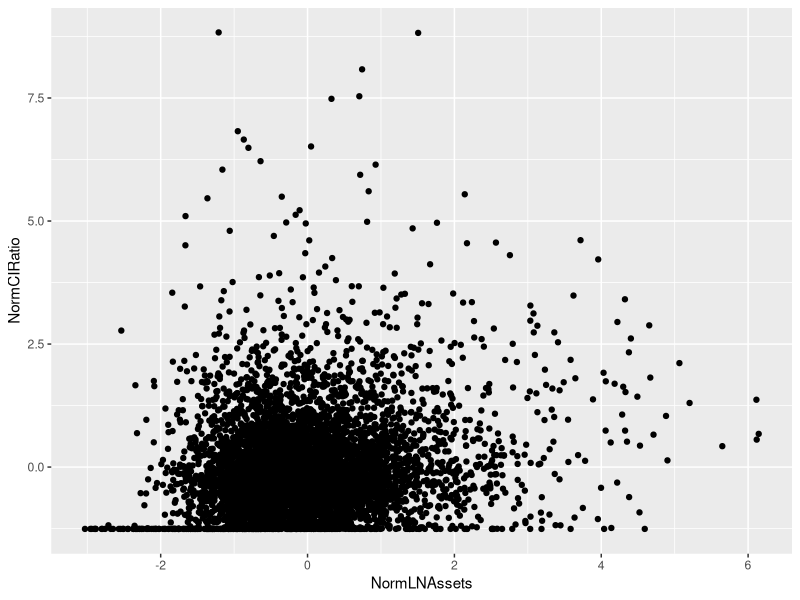
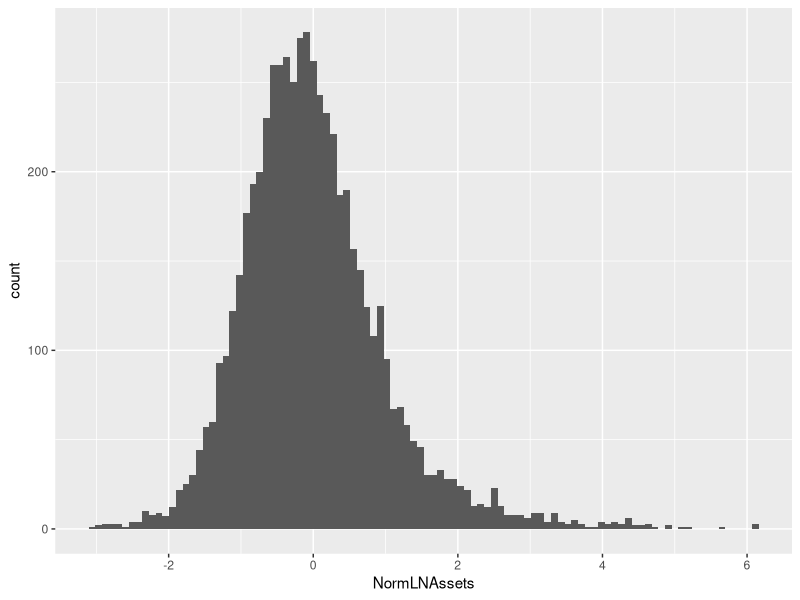
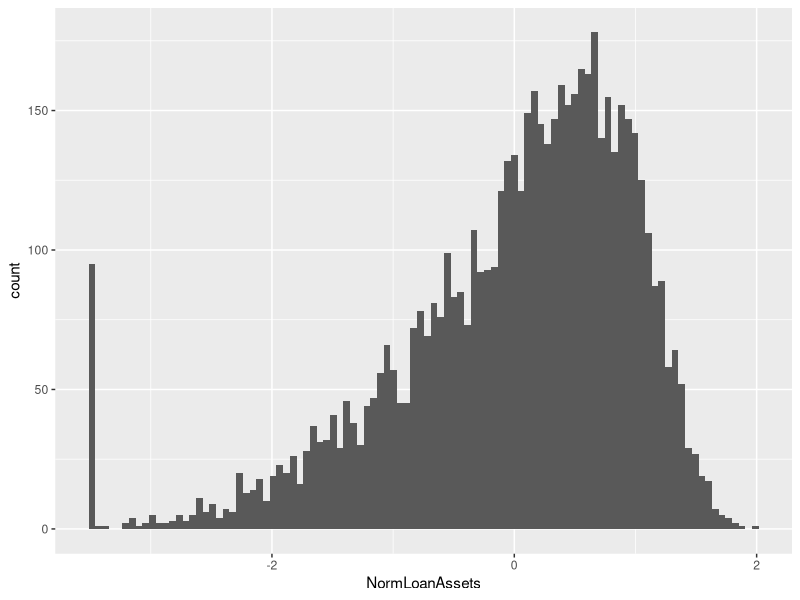
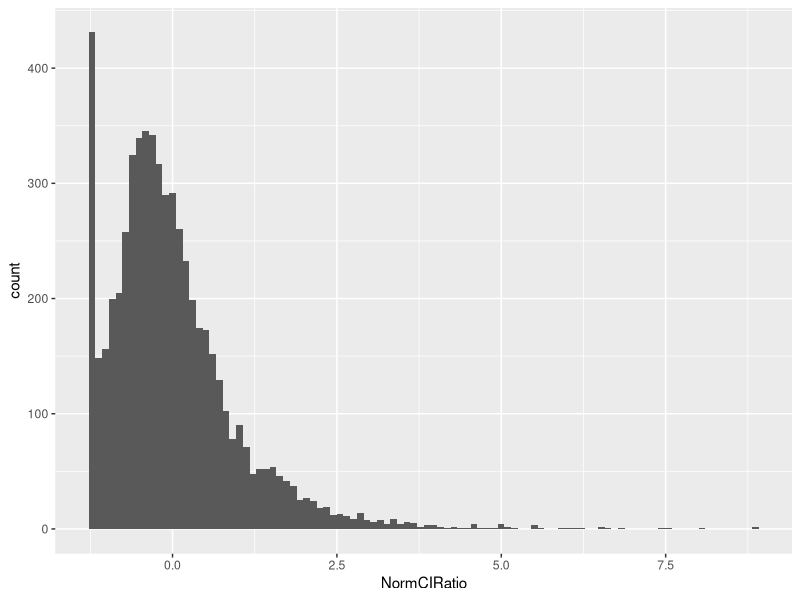
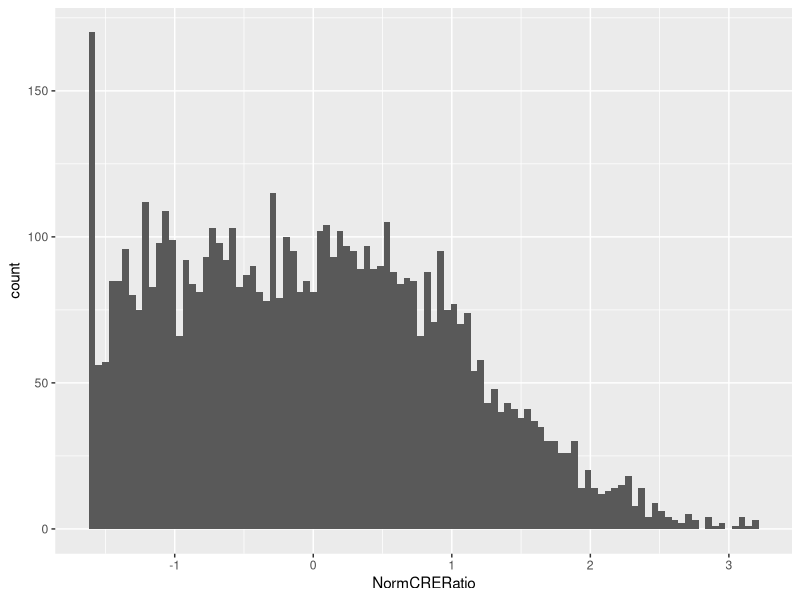
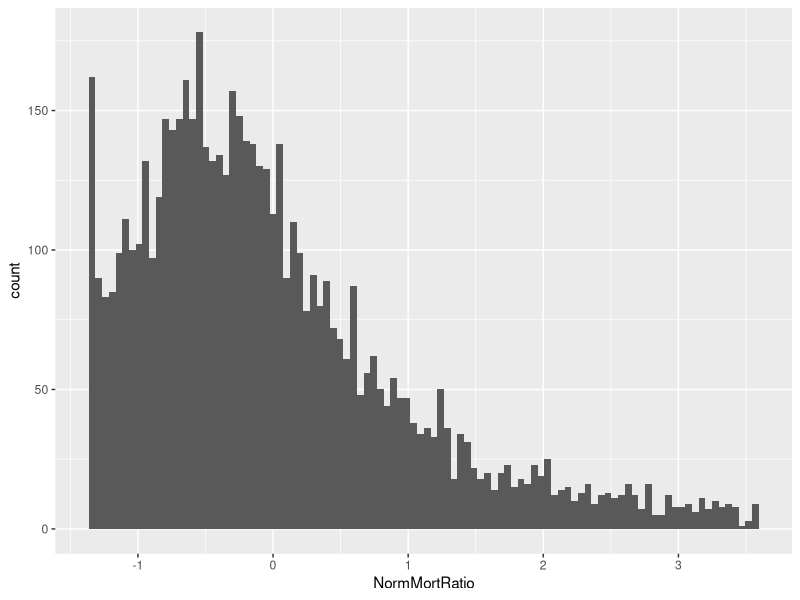
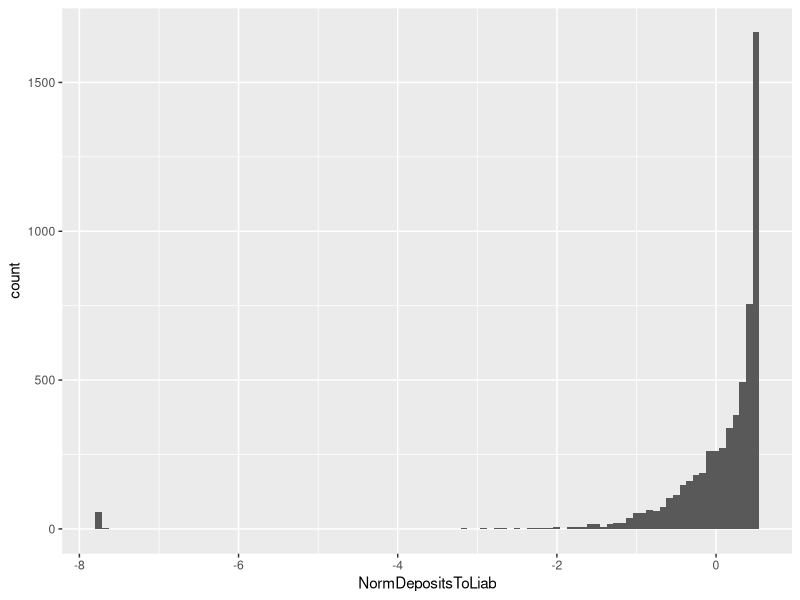
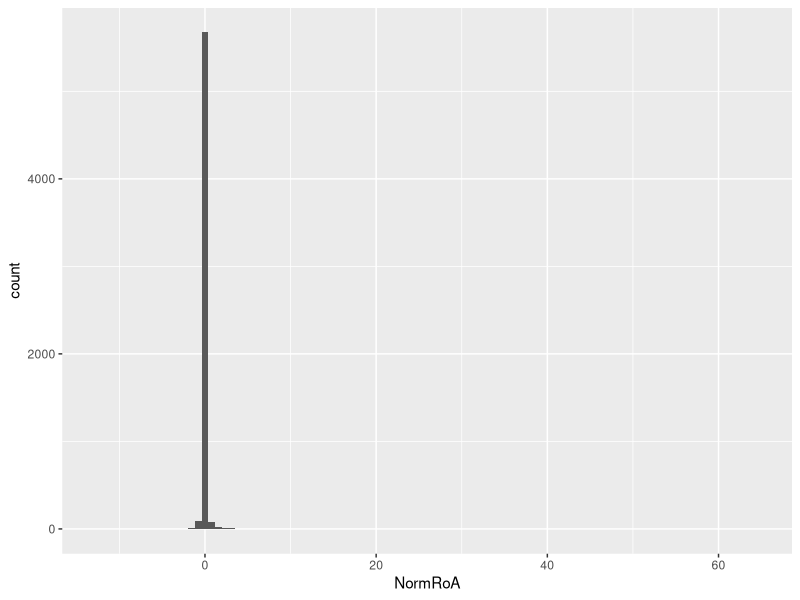

Here is the R script that generated these plots, in order: (Note: this script raises an error after producing the figures.)
## ---- chunk 1

# echo=FALSE, warning=FALSE, include=FALSE - These flags define how code and 
# output go into the generated report.

# set the directory for the project
# setwd("your folder here")
  
# read in the files from the bulk download
FFIEC1 <- read.delim("FFIEC CDR Call Subset of Schedules 2017(1 of 2).txt")
FFIEC2 <- read.delim("FFIEC CDR Call Subset of Schedules 2017(2 of 2).txt")

# to get more details on the loan portfolios of the banks, let's grab RC-C Part I
# from the "Call Reports -- Single Period" selector on the FFIEC website.
FFIEC3 <- read.delim("FFIEC CDR Call Schedule RCCI 03312017.txt")

# strip out the first row that contains descriptions of the line items
FFIEC1a <- FFIEC1[-c(1), ]
FFIEC2a <- FFIEC2[-c(1), ]
FFIEC3a <- FFIEC3[-c(1), ]

# merge the files into a single data set
FFIECBulk1 <- merge(FFIEC1a, FFIEC2a)
FFIECBulk2 <- merge(FFIECBulk1, FFIEC3a)

# Reduce the list to a more interesting data set
BankData <- FFIECBulk2[ , c("IDRSSD","Financial.Institution.Name",
                            "Financial.Institution.State","RCFD2170","RCON2170",
                            "RCON2122","RCON1766","RCON5367","RCON2200","RCON2948",
                            "RIAD4340","RCON1460","RCONF158","RCONF159","RCONF160",
                            "RCONF161","RIAD4135","RIAD4150","RIAD4079")]

# Better names for the columns
names(BankData) <- c("IDRSSD","Financial.Institution.Name",
                     "Financial.Institution.State","RCFD.Total.Assets",
                     "Total.Assets","Total.Loans","CI.Loans","Mortgages",
                     "Total.Deposits","Total.Liabilities","Net.Income",
                     "Multifamily","Res.Construction","Other.Construction",
                     "Owner.Occ.CRE","NonOwner.CRE","Salary.Benefit.Expense",
                     "Number.Employees","Total.NonInterest.Income")

# List of variables that need to be coverted to numeric type:
VariableList = c("RCFD.Total.Assets","Total.Assets","Total.Loans","CI.Loans",
                 "Mortgages","Total.Deposits","Total.Liabilities","Net.Income",
                 "Multifamily","Res.Construction", "Other.Construction",
                 "Owner.Occ.CRE", "NonOwner.CRE","Salary.Benefit.Expense",
                 "Number.Employees","Total.NonInterest.Income")

# Convert data to numeric
BankData[,VariableList] <- lapply(BankData[,VariableList], 
                                  function(x) as.numeric(as.character(x)))

# Define a "CRE" Portfolio Total:
BankData[,"CRE"] = BankData[,"Multifamily"] + BankData[,"Res.Construction"] + 
  BankData[,"Other.Construction"] + BankData[,"Owner.Occ.CRE"] + 
  BankData[,"NonOwner.CRE"]
 

## ---- chunk 2
 
# Add some interesting Calculations
# Log of Total Assets
BankData[,"LNAssets"] = log(BankData[,"Total.Assets"])
# Normalized version of Total Assets
BankData[,"NormLNAssets"] = (BankData[,"LNAssets"] - mean(BankData[,"LNAssets"]))/
  sd(BankData[,"LNAssets"])
# Total Loans / Total Assets
LoansToAssets = BankData[,"Total.Loans"]/BankData[,"Total.Assets"]
BankData[,"NormLoanAssets"] = (LoansToAssets - mean(LoansToAssets))/
  sd(LoansToAssets)
# Setting Total.Loans = 0 to Total.Loans = 1 to use it in the denominator
LoanMin <- 1
BankData[BankData[,"Total.Loans"] < LoanMin, "Total.Loans"] = LoanMin
# CI Loans / Total Loans
CIRatio = BankData[,"CI.Loans"]/BankData[,"Total.Loans"]
BankData[,"NormCIRatio"] = (CIRatio - mean(CIRatio))/sd(CIRatio)
# CRE Ratio
CRERatio = BankData[,"CRE"]/BankData[,"Total.Loans"]
BankData[,"NormCRERatio"] = (CRERatio - mean(CRERatio))/sd(CRERatio)
# Mortgages / Total Loans
MortRatio = BankData[,"Mortgages"]/BankData[,"Total.Loans"]
BankData[,"NormMortRatio"] = (MortRatio - mean(MortRatio))/sd(MortRatio)
# Total Deposits / Total Liabilities
DepositsToLiab = BankData[,"Total.Deposits"]/BankData[,"Total.Liabilities"]
BankData[,"NormDepositsToLiab"] = (DepositsToLiab - mean(DepositsToLiab))/
  sd(DepositsToLiab)
# Net Income / Total Assets
RoA = BankData[,"Net.Income"]/BankData[,"Total.Assets"]
BankData[,"NormRoA"] = (RoA - mean(RoA))/sd(RoA)

# Three more suggested measures:
# Salary Expense / Total Assets
SalaryRatio = BankData[,"Salary.Benefit.Expense"]/BankData[,"Total.Assets"]
BankData[,"NormSalaryRatio"] = (SalaryRatio - mean(SalaryRatio))/sd(SalaryRatio)
# Total Assets / Number of Employees
EmployeeRatio = BankData[,"Number.Employees"]/BankData[,"Total.Assets"]
BankData[,"NormEmpRatio"] = (EmployeeRatio - mean(EmployeeRatio))/sd(EmployeeRatio)
# NonInterest Income / Total Assets
NIRatio = BankData[,"Total.NonInterest.Income"]/BankData[,"Total.Assets"]
BankData[,"NormNIRatio"] = (NIRatio - mean(NIRatio))/sd(NIRatio)

 
## ---- chunk 3
 
# some useful comparisons of the data sets
mean(BankData[,"Total.Assets"])
mean(BankData[,"LNAssets"])
exp(mean(BankData[,"LNAssets"]))
summary(BankData[,"Total.Assets"])
summary(BankData[,"LNAssets"])
summary(BankData[,"NormLNAssets"])
summary(BankData[,"NormLoanAssets"])
summary(BankData[,"NormCIRatio"])
summary(BankData[,"NormCRERatio"])
summary(BankData[,"NormMortRatio"])
summary(BankData[,"NormDepositsToLiab"])
summary(BankData[,"NormRoA"])

# Summaries of the added variables
summary(BankData[,"NormSalaryRatio"])
summary(BankData[,"NormEmpRatio"])
summary(BankData[,"NormNIRatio"])

 
## ---- chunk 4

# create some plots
library(ggplot2)
# plotting the banks on two of the similarity axes:
p = ggplot(BankData, aes(NormLNAssets, NormCIRatio))
p + geom_point()
# plotting the histogram of bank size
q = ggplot(BankData, aes(NormLNAssets))
q + geom_histogram(bins = 100)
# plotting the histogram of Loan to assets ratios
ggplot(BankData, aes(NormLoanAssets)) + geom_histogram(bins=100)
# plotting the histogram for relative commercial portfolio size
ggplot(BankData, aes(NormCIRatio)) + geom_histogram(bins=100)
# plotting the histogram for relative commercial real estate portfolio size
ggplot(BankData, aes(NormCRERatio)) + geom_histogram(bins=100)
# plotting the histogram for relative mortgage portfolio size
ggplot(BankData, aes(NormMortRatio)) + geom_histogram(bins=100)
# plotting the histogram of Deposits to Liabilities ratios
ggplot(BankData, aes(NormDepositsToLiab)) + geom_histogram(bins=100)
# plotting the histogram of return on assets
ggplot(BankData, aes(NormRoA)) + geom_histogram(bins=100)




## ---- chunk 5

# Finding the most average bank:
BankData[,"SimScore0"] = sqrt((BankData[,"NormLNAssets"])^2
                 + (BankData[,"NormLoanAssets"])^2
                 + (BankData[,"NormCIRatio"])^2
                 + (BankData[,"NormCRERatio"])^2
                 + (BankData[,"NormMortRatio"])^2
                 + (BankData[,"NormDepositsToLiab"])^2
                 + (BankData[,"NormRoA"])^2)

BankData[BankData[,"SimScore0"]==min(BankData[,"SimScore0"]),"Financial.Institution.Name"]

AvgList = BankData[order(BankData[,"SimScore0"]),]

head(AvgList[,c("Financial.Institution.Name","SimScore0")], n=10)


## ---- chunk 6

# Finding the most average bank (again):
N1 = 0
N2 = 0
N3 = 0
N4 = 0
N5 = 0
N6 = 0
N7 = 0
W1 = 0.3
W2 = 0.1
W3 = 0.2
W4 = 0.1
W5 = 0.1
W6 = 0.1
W7 = 0.1

BankData[,"SimScorewt0"] = sqrt(W1*(BankData[,"NormLNAssets"]-N1)^2
                 + W2*(BankData[,"NormLoanAssets"]-N2)^2
                 + W3*(BankData[,"NormCIRatio"]-N3)^2
                 + W4*(BankData[,"NormCRERatio"]-N4)^2
                 + W5*(BankData[,"NormMortRatio"]-N5)^2
                 + W6*(BankData[,"NormDepositsToLiab"]-N6)^2
                 + W7*(BankData[,"NormRoA"]-N7)^2)

BankData[BankData[,"SimScorewt0"]==min(BankData[,"SimScorewt0"]),"Financial.Institution.Name"]

AvgList = BankData[order(BankData[,"SimScorewt0"]),]

head(AvgList[,c("Financial.Institution.Name","SimScorewt0")], n=10)

# plotting the histogram of distance from average
ggplot(BankData[-801,], aes(SimScorewt0)) + geom_histogram(bins=400)



## ---- chunk 7

# A list of variables we will use to calcualte Similarity Scores
SimVarList = c("NormLNAssets","NormLoanAssets","NormCIRatio","NormCRERatio",
               "NormMortRatio","NormDepositsToLiab","NormRoA")
MostAverage = rep(0,length(SimVarList))
SimWeights = c(0.3,0.1,0.2,0.1,0.1,0.1,0.1)

# Let's make a Similarity Score Function!
SimScore = function(df,col_lst,simval_lst,wt_lst) {
  value = rep(0, nrow(df))
  for (row_i in seq(1,length(value))){
    
    for (i in seq(1,length(col_lst))){
      value[row_i] = value[row_i] + wt_lst[i]*(df[row_i,col_lst[i]] -
                                                 simval_lst[i])^2
      
    }
  }
      
 return(sqrt(value)) 
  
}

BankData[,"SimScoreTrial"] = SimScore(BankData,SimVarList,MostAverage,SimWeights)

AvgList = BankData[order(BankData[,"SimScoreTrial"]),]

head(AvgList[,c("Financial.Institution.Name","SimScorewt0","SimScoreTrial")], n=10)

## ---- chunk 8

# Finding the bank most similar to FHB (index 5816):
FHBIndex = 5816
SimFHB = c(BankData[FHBIndex,"NormLNAssets"],BankData[FHBIndex,"NormLoanAssets"],
           BankData[FHBIndex,"NormCIRatio"],BankData[FHBIndex,"NormCRERatio"],
           BankData[FHBIndex,"NormMortRatio"],
           BankData[FHBIndex,"NormDepositsToLiab"],BankData[FHBIndex,"NormRoA"])

BankData[,"SimScoreFHB"] = SimScore(BankData,SimVarList,SimFHB,SimWeights)

FHBList = BankData[order(BankData[,"SimScoreFHB"]),]

head(FHBList[,c("Financial.Institution.Name","SimScoreFHB","Total.Assets")], n=11)

# Plotting the results on a couple of the dimensions of interest
ShortFHBList = head(FHBList, n=11)
p = ggplot(BankData, aes(NormLNAssets, NormCIRatio))
p + geom_point() + 
  geom_point(data=ShortFHBList,aes(NormLNAssets, NormCIRatio,color="FHBSimilar"),
             size=3) +
  geom_point(data=BankData[5816,],aes(NormLNAssets, NormCIRatio,color="FHB"),
             size=3) +
  scale_color_manual(name="Legend",values = c(FHB="red",FHBSimilar="blue"))

# plotting the histogram of distance from average
ggplot(BankData, aes(SimScoreFHB)) + geom_histogram(bins=400)



## ---- chunk 9

# Finding the banks most similar to BOH (index 4849):
BOHIndex = 4849
SimBOH = c(BankData[BOHIndex,"NormLNAssets"],BankData[BOHIndex,"NormLoanAssets"],
           BankData[BOHIndex,"NormCIRatio"],BankData[BOHIndex,"NormCRERatio"],
           BankData[BOHIndex,"NormMortRatio"],
           BankData[BOHIndex,"NormDepositsToLiab"],BankData[BOHIndex,"NormRoA"])

BankData[,"SimScoreBOH"] = SimScore(BankData,SimVarList,SimBOH,SimWeights)

BOHList = BankData[order(BankData[,"SimScoreBOH"]),]

head(BOHList[,c("Financial.Institution.Name","SimScoreBOH","Total.Assets")], n=10)

# Plotting the results on a couple of the dimensions of interest
ShortBOHList = head(BOHList, n=10)
p = ggplot(BankData, aes(NormLNAssets, NormCIRatio))
p + geom_point() + 
  geom_point(data=ShortBOHList,aes(NormLNAssets, NormCIRatio,color="BOHPeers"),
             size=3) +
  geom_point(data=BankData[4849,],aes(NormLNAssets, NormCIRatio,color="BOH"),
             size=3) +
  scale_color_manual(name="Legend",values = c(BOH="red",BOHPeers="blue"))


## ---- chunk 10

# Finding the banks most similar to BOW (index 4892):
BOWIndex = 4892
SimBOW = c(BankData[BOWIndex,"NormLNAssets"],BankData[BOWIndex,"NormLoanAssets"],
           BankData[BOWIndex,"NormCIRatio"],BankData[BOWIndex,"NormCRERatio"],
           BankData[BOWIndex,"NormMortRatio"],
           BankData[BOWIndex,"NormDepositsToLiab"],BankData[BOWIndex,"NormRoA"])

BankData[,"SimScoreBOW"] = SimScore(BankData,SimVarList,SimBOW,SimWeights)

BOWList = BankData[order(BankData[,"SimScoreBOW"]),]

head(BOWList[,c("Financial.Institution.Name","SimScoreBOW","Total.Assets")], n=10)

# Plotting the results on a couple of the dimensions of interest
ShortBOWList = head(BOWList, n=10)
p = ggplot(BankData, aes(NormLNAssets, NormCIRatio))
p + geom_point() + 
  geom_point(data=ShortBOWList,aes(NormLNAssets, NormCIRatio,color="BOWPeers"),
             size=3) +
  geom_point(data=BankData[4892,],aes(NormLNAssets, NormCIRatio,color="BOW"),
             size=3) +
  scale_color_manual(name="Legend",values = c(BOW="red",BOWPeers="blue"))


## ---- chunk 11

# Setting up the SimScore2:
SimVarList2 = c("NormLNAssets","NormLoanAssets","NormCIRatio","NormCRERatio",
               "NormMortRatio","NormDepositsToLiab","NormRoA","NormSalaryRatio",
               "NormEmpRatio","NormNIRatio")
MostAverage2 = rep(0,length(SimVarList2))
SimWeights2 = c(0.1,0.1,0.1,0.1,0.1,0.1,0.1,0.1,0.1,0.1)

# Finding the bank most similar to FHB (index 5816):
FHBIndex = 5816
SimFHB2 = c(BankData[FHBIndex,"NormLNAssets"],BankData[FHBIndex,"NormLoanAssets"],
           BankData[FHBIndex,"NormCIRatio"],BankData[FHBIndex,"NormCRERatio"],
           BankData[FHBIndex,"NormMortRatio"],
           BankData[FHBIndex,"NormDepositsToLiab"],BankData[FHBIndex,"NormRoA"],
           BankData[FHBIndex,"NormSalaryRatio"],BankData[FHBIndex,"NormEmpRatio"],
           BankData[FHBIndex,"NormNIRatio"])

BankData[,"SimScoreFHB2"] = SimScore(BankData,SimVarList2,SimFHB2,SimWeights2)

FHBList2 = BankData[order(BankData[,"SimScoreFHB2"]),]

head(FHBList2[,c("Financial.Institution.Name","SimScoreFHB2","Total.Assets")],
     n=11)

# Plotting the results on a couple of the dimensions of interest
ShortFHBList2 = head(FHBList2, n=11)
p = ggplot(BankData, aes(NormLNAssets, NormCIRatio))
p + geom_point() + 
  geom_point(data=ShortFHBList2,aes(NormLNAssets, NormCIRatio,color="FHBSimilar2"),
             size=3) +
  geom_point(data=BankData[5816,],aes(NormLNAssets, NormCIRatio,color="FHB"),
             size=3) +
  scale_color_manual(name="Legend",values = c(FHB="red",FHBSimilar2="blue"))



## ---- chunk 12

# Setting up the SimScore2:
SimVarList2 = c("NormLNAssets","NormLoanAssets","NormCIRatio","NormCRERatio",
               "NormMortRatio","NormDepositsToLiab","NormRoA","NormSalaryRatio",
               "NormEmpRatio","NormNIRatio")
MostAverage2 = rep(0,length(SimVarList2))
SimWeights3 = c(0.28,0.08,0.08,0.08,0.08,0.08,0.08,0.08,0.08,0.08)

# Finding the bank most similar to FHB (index 5816):
BankData[,"SimScoreFHB3"] = SimScore(BankData,SimVarList2,SimFHB2,SimWeights3)

FHBList3 = BankData[order(BankData[,"SimScoreFHB3"]),]

head(FHBList3[,c("Financial.Institution.Name","SimScoreFHB3","Total.Assets")],
     n=11)

# Plotting the results on a couple of the dimensions of interest
ShortFHBList3 = head(FHBList3, n=11)
p = ggplot(BankData, aes(NormLNAssets, NormCIRatio))
p + geom_point() + 
  geom_point(data=ShortFHBList3,aes(NormLNAssets, NormCIRatio,color="FHBSimilar3"),
             size=3) +
  geom_point(data=BankData[5816,],aes(NormLNAssets, NormCIRatio,color="FHB"),
             size=3) +
  scale_color_manual(name="Legend",values = c(FHB="red",FHBSimilar3="blue"))



## ---- chunk 13


# Define a subset of variables for analysis
BankDataCluster = BankData[,SimVarList]
# define the distance variable for analysis
BankDataDist = dist(BankDataCluster)
# Apply the hclust function to create the heirarchical clusters
BankDataAverage = hclust(BankDataDist, method = 'average')
# Plot the dendrogram of the clusters
plot(BankDataAverage,main='Average Linkage',sub='',xlab='')
# Define a set of hierarchal cluster with seven clusters
BankDataAvgClust = data.frame(cutree(BankDataAverage,k=7))
summary(BankDataAvgClust)


## ---- chunk 14

# Now let's try kmeans Clustering
n = nrow(BankDataCluster)
wss = rep(0,15)
wss[1] = (n-1) * sum(apply(BankDataCluster,2,var))
for(i in 2:15) wss[i] = sum(kmeans(BankDataCluster,centers=i)$withinss,nstart=20)
plot(1:15,wss,type = 'b',xlab = 'Number of Groups',
     ylab = 'Within Groups Sum of Squares')

# No obvious elbows in the data, how many banks in three clusters?
BankDataCluster_kmeans3 = kmeans(BankDataCluster, centers = 3,nstart=20)
table(BankDataCluster_kmeans3$cluster)
BankDataCluster_kmeans3$centers

# Now analyzing five clusters
BankDataCluster_kmeans5 = kmeans(BankDataCluster,centers = 5,nstart=20)
table(BankDataCluster_kmeans5$cluster)
BankDataCluster_kmeans5$centers

# Now analyzing seven clusters
BankDataCluster_kmeans7 = kmeans(BankDataCluster,centers = 7,nstart=20)
table(BankDataCluster_kmeans7$cluster)
BankDataCluster_kmeans7$centers



## ---- chunk 15

# Model based clustering
library('mclust')
BankDataMclust = Mclust(BankDataCluster)
print(BankDataMclust)
plot(BankDataMclust,BankDataCluster,what='BIC')
clPairs(BankDataCluster,classification=BankDataMclust$classification,symbols=1:7,
        col=c('black','blue','red','green','yellow','orange','pink'))
table(BankDataMclust$classification)
summary(BankDataMclust, parameters = TRUE)

#Save cluster means
MclustMeans <- BankDataMclust$parameters['mean']
MclustMeans <- data.frame(MclustMeans)
MclustMeans <- data.frame(t(MclustMeans))
row.names(MclustMeans) <- c("Cluster1", "Cluster2", "Cluster3", "Cluster4", "Cluster5", "Cluster6", "Cluster7")

#Calculate non-normalized metrics
#Assets
LNAssets = MclustMeans[,"NormLNAssets"] *sd(BankData[,"LNAssets"]) +mean(BankData[,"LNAssets"])
MclustMeans[,"Assets"] = exp(LNAssets)
#Total Loan Assets
LoansToAssets = BankData[,"Total.Loans"]/BankData[,"Total.Assets"]
MclustMeans[,"LoanToAssets"] = (MclustMeans[,"NormLoanAssets"] * sd(LoansToAssets)) + 
  mean(LoansToAssets)
#CI Ratio
CIRatio = BankData[,"CI.Loans"]/BankData[,"Total.Loans"]
MclustMeans[,"CIRatio"] = (MclustMeans[,"NormCIRatio"] * sd(CIRatio)) + mean(CIRatio)
#CRE Ratio
CRERatio = BankData[,"CRE"]/BankData[,"Total.Loans"]
MclustMeans[,"CRERatio"] = (MclustMeans[,"NormCRERatio"] * sd(CRERatio)) + mean(CRERatio)
#Mort Ratio
MortRatio = BankData[,"Mortgages"]/BankData[,"Total.Loans"]
MclustMeans[,"MortRatio"] = MclustMeans[,"NormMortRatio"] * sd(MortRatio) + mean(MortRatio)
#Deposits to Liab
DepositsToLiab = BankData[,"Total.Deposits"]/BankData[,"Total.Liabilities"]
MclustMeans[,"DepositsToLiab"] = MclustMeans[,"NormDepositsToLiab"] * sd(DepositsToLiab) +
  mean(DepositsToLiab)
#RoA
RoA = BankData[,"Net.Income"]/BankData[,"Total.Assets"]
MclustMeans[,"RoA"] = (MclustMeans[,"NormRoA"] * sd(RoA)) + mean(RoA)


## ---- chunk 16

#LoansToAssets vs. Assets
p = ggplot(MclustMeans, aes(Assets, LoanToAssets))
p + geom_text(aes(label=row.names(MclustMeans))) + scale_x_continuous(breaks = c(100000,200000,300000,400000,500000,600000,700000))

#CI vs. LoansTOAssets
#p = ggplot(MclustMeans, aes(LoanToAssets, CIRatio))
#p + geom_text(aes(label=row.names(MclustMeans)))
#CRE vs. LoansTOAssets
#p = ggplot(MclustMeans, aes(LoanToAssets, CRERatio))
#p + geom_text(aes(label=row.names(MclustMeans)))
#Mort vs. LoansTOAssets
#p = ggplot(MclustMeans, aes(LoanToAssets, MortRatio))
#p + geom_text(aes(label=row.names(MclustMeans)))

#LoanTypeComparision
library(tidyr)
library(reshape2)
#m <- MclustMeans[,c("CIRatio","CRERatio", "MortRatio")]
#m["Clusters"] <- c("Cluster1","Cluster2", "Cluster3", "Cluster4", "Cluster5", "Cluster6", "Cluster7")
#m <- gather(m, LoanType, PercentTotalLoan, -Clusters)
#m <- ggplot(m, aes(LoanType, PercentTotalLoan)) 
#m + geom_bar(aes(fill=Clusters), stat= "identity", position= "dodge")

m <- MclustMeans[,c("CIRatio","CRERatio", "MortRatio")]
m["Clusters"] <- c("Cluster1","Cluster2", "Cluster3", "Cluster4", "Cluster5", "Cluster6", "Cluster7")
m <- gather(m, LoanType, PercentTotalLoan, -Clusters)
m <- ggplot(m, aes(Clusters, PercentTotalLoan)) 
m + geom_bar(aes(fill=LoanType), stat= "identity", position= "dodge") + scale_y_continuous(breaks = c(0.2,0.4,0.6,0.8,1), limits = c(0,1))

#DepositsToLiab vs. LoansTOAssets
p = ggplot(MclustMeans, aes(row.names(MclustMeans), DepositsToLiab))
p + geom_text(aes(label=row.names(MclustMeans)))

#RoA vs. Assets
p = ggplot(MclustMeans, aes(Assets, RoA))
p + geom_text(aes(label=row.names(MclustMeans)))


## ---- chunk 17


#Create dataframe
BankData2 <- data.frame(BankData, BankDataMclust$classification)
names(BankData2)[40] = paste("Cluster")
#Return Bank closest to mean for each cluster
for (i in 1:7) {
  clustWt_list = c()
  for (j in 1:7){
    clustWt_list = c(clustWt_list,MclustMeans[i,j])  
  }
  BankData2[,paste("ClustSimScore",i, sep = "")] = SimScore(BankData2,SimVarList,clustWt_list,SimWeights)
  row = which.min(abs(BankData2[,paste("ClustSimScore",i, sep = "")]))
  print(BankData[row,c("Financial.Institution.Name")])
}

#Dataframe comparing local banks to cluster representatives
